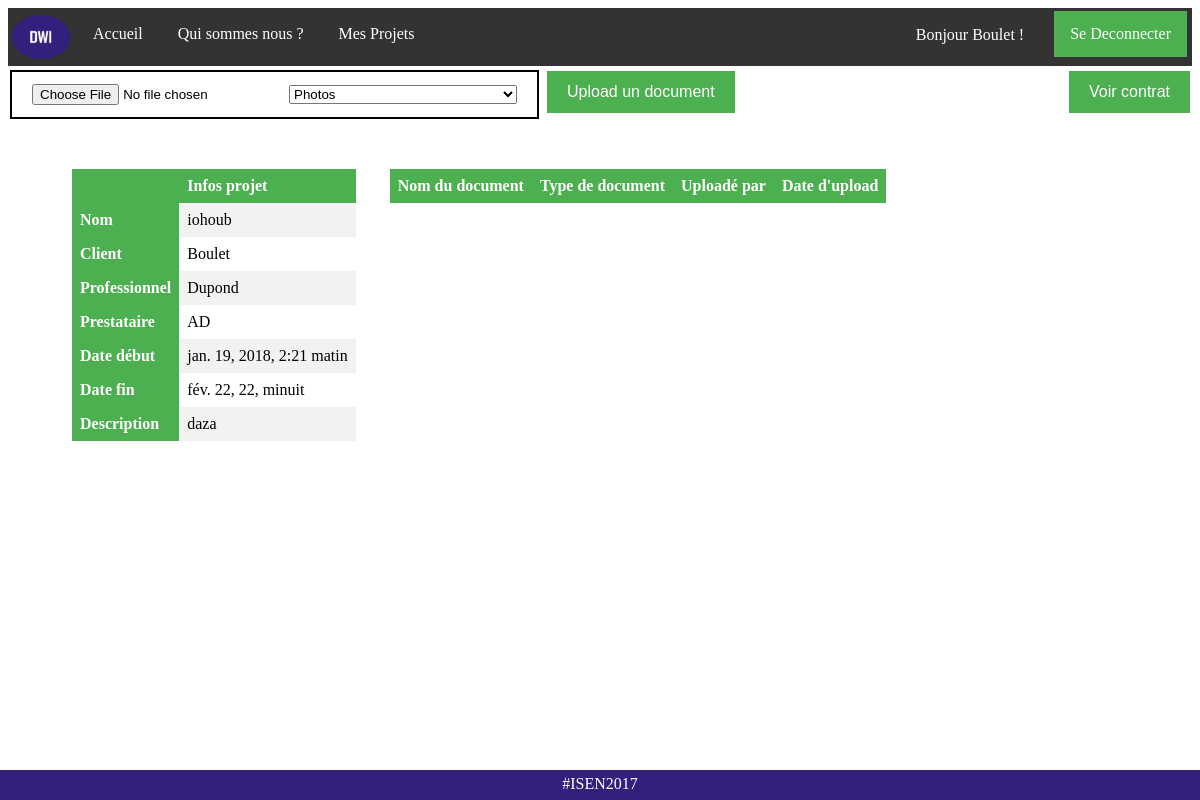
/project/8r2A4nN4jvf6kWppSaODRxTUTgkQ0alY (signed in), run on the app's committed database.
### TheSafeDeal_NoAdmin/models.py (models this page shows, shortened)
class CustomUser(AbstractUser):
    typeUser = models.CharField(max_length=30, choices=TYPE_USER,null=False, blank=False)
    projet = models.CharField(max_length=32, blank=True)
    email = models.EmailField(verbose_name='email address',max_length=255,unique=True,)
    def get_user_and_project_files(self, project_key):
    	media_path = settings.MEDIA_ROOT
    	files = os.listdir(media_path+"/"+project_key)
    	documents = Files.objects.all()
    	fichier = []
    	for file in files :
    		if Files.objects.filter(key=file.split(".")[0]).exists():
    			fichier.append(Files.objects.get(key=file.split(".")[0]))
    	result = []
    	if self.typeUser == 'Client' :
    		for file in fichier :
    			if file.typeName == 'contrat' or file.typeName == 'documents_contrat' or file.typeName == 'photos' or file.typeName == 'avancee_pro' :
		            file.original_name = file.remove_extension()
		            result.append(file)
    	elif self.typeUser == 'Prestataire' :
    		for file in fichier :
	        	if file.typeName == 'demande_travaux' or file.typeName == 'photos' or file.typeName == 'avancee_pre' or file.typeName == 'devis' or file.typeName == 'facture':
		            file.original_name = file.remove_extension()
		            result.append(file)
    	return result

class Projet(models.Model):
	titre = models.CharField(max_length=200)
	key = models.CharField(max_length=32, unique=True)
	prestataire = models.TextField(max_length=150, blank=True)
	client = models.TextField(max_length=150)
	professionnel = models.TextField(max_length=150)
	date_debut = models.DateTimeField(auto_now_add = True, auto_now=False)
	date_fin = models.DateTimeField(auto_now = False, blank = False)
	description = models.TextField()
	prix = models.DecimalField(max_digits=9, decimal_places=2)
	isValidate_Prestataire = models.BooleanField(default=False)
	isValidate_Professionnel = models.BooleanField(default=False)
	isValidate_Client = models.BooleanField(default=False)
	REQUIERED_FIELDS = []

### TheSafeDeal_NoAdmin/views.py (the view, shortened to what this page needs)
# urls.py: url(r'^project/(?P<uidb32>[0-9A-Za-z_\-]+)$', views.showProject, name='project'),
def showProject(request, uidb32):
    valide = ""
    client=""
    professionnel=""
    prestataire=""
    if request.user.is_authenticated():
        utilisateur = CustomUser.objects.get(username=request.user)
        if Projet.objects.filter(key=uidb32).exists():
            project = Projet.objects.get(key=uidb32)
        else:
            valide = "Le Projet n'existe pas."
            return render(request, 'project.html',{'valide':valide})
        user = CustomUser.objects.all()
        for i in user:
            if project.prestataire == i.email:
                prestataire = i.username
            if project.client == i.email:
                client = i.username
            if project.professionnel == i.email:
                professionnel = i.username
        if request.user.username != prestataire and request.user.username != client and request.user.username != professionnel :
            valide = "Vous n'avez pas accès à ce projet."
            return render(request, 'project.html',{'valide':valide})
        documents_list_of_user_of_project = utilisateur.get_user_and_project_files(uidb32)
        return render(request, 'project.html',{'projet':project, 'valide':valide, 'nameClient' : client, 'nameProfessionnel': professionnel, 'namePrestataire': prestataire, 'project_key': project.key, 'files' : sorted(documents_list_of_user_of_project, key=lambda files: files.upload_date, reverse=True)})
    else:
        valide = "Veuillez vous connecter pour voir cette page."
        return render(request, 'project.html',{'valide':valide})

### TheSafeDeal_NoAdmin/templates/project.html (shortened to what this page needs)
{% extends "base.html" %}
{% load staticfiles %}
{% block content %}
	{% if user.typeUser == 'Client' and user.username == nameClient %}
		<div>
			<form action="/project/{{ projet.key }}/contract" style="margin: 0px;">
				<button class="edit_contract">Voir contrat</button>
			</form>
		</div>
	{% endif %}
{% if projet and user.is_authenticated %}
	<form method="post" enctype="multipart/form-data">
    	<div class="upload">
		    <input type="file" name="document" id="lol" required>
		    {% if user.typeUser == 'Client' %}
		    <select id="monselect" name="typeName" title="Définissez de quel type de document il s'agit" required>
				<option value="photos" selected>Photos</option>
			</select>
		    {% endif %}
		</div>
	    <button class="upload_document">Upload un document</button>
	</form>
	<table>
		<tr>
		 <th></th>
		 <th>Infos projet</th>
		</tr>
		<tr>
		 <th>Nom</th>
		 <td>{{ projet.titre }}</td>
		</tr>
		<tr>
		 <th>Client</th>
		 <td>{{ nameClient }}</td>
		</tr>
		<tr>
		 <th>Professionnel</th>
		 <td>{{ nameProfessionnel }}</td>
		</tr>
		<tr>
		 <th>Prestataire</th>
		 <td>{{ namePrestataire }}</td>
		</tr>
		<tr>
		 <th>Date début</th>
		 <td>{{ projet.date_debut }}</td>
		</tr>
		<tr>
		 <th>Date fin</th>
		 <td>{{ projet.date_fin }}</td>
		</tr>
		<tr>
		 <th>Description</th>
		 <td>{{ projet.description }}</td>
		</tr>
	</table>
		<table>
			<tr>
		     <th>Nom du document</th>
		     <th>Type de document</th>
		     <th>Uploadé par</th>
		     <th>Date d'upload</th>
		    </tr>
		</table>
{% endif %}
{% endblock %}

### TheSafeDeal_NoAdmin/templates/base.html (shortened to what this page needs)
{% load staticfiles %}
<html>
<head>
        <link rel="stylesheet" href="{% static 'css/default.css' %}" />
</head>
<body>
<ul>
  <li><img src="{% static 'img/logo.jpg' %}" title="Deal With It"></li>
  <li><a href="{% url 'home' %}">Accueil</a></li>
  <li><a href="{% url 'about' %}">Qui sommes nous ?</a></li>
  {% if user.is_authenticated %}
   <li><a href="{% url 'connected' %}">Mes Projets {{ use }}</a></li>
  {% endif %}
  {% if user.is_authenticated %}
  <li style="float:right;padding-right: 5px"><a class="active" href="{% url 'logout' %}">Se Deconnecter</a></li>
  <li style="float:right;padding-right: 30px;margin-top: 15px;color:white">Bonjour {{ user.username }} !</li>
  {% endif %}
</ul>
{% block content %}
{% endblock %}
<div class="footer">
  <p>#ISEN2017</p>
</div>
</html>

### TheSafeDeal_NoAdmin/static/css/default.css (style rules this page uses)
ul { list-style-type: none; margin: 0; padding: 0; overflow: hidden; background-color: #333; }
li { float: left; padding-top: 3px; padding-bottom: 3px; padding-right: 3px; }
li a { display: block; color: white; text-align: center; padding: 14px 16px; text-decoration: none; }
li img { height: 46px; width: 60px; display: block; padding-left: 3px; padding-top: 3px; padding-bottom: 3px; padding-right: 3px; }
table { border-collapse: collapse; width: auto; position: relative; margin-top: 30px; display: inline-block; vertical-align: top; margin-left: 30px }
th, td { text-align: left; padding: 8px; }
tr:nth-child(even) { background-color: #f2f2f2 }
th { background-color: #4CAF50; color: white; }
.upload { border-color:black; display: inline-block; vertical-align: top; padding: 12px 20px; margin: 4px 2px; border-width: 2px; border-style: solid; }
.edit_contract { background-color: #4CAF50; border: none; color: white; padding: 12px 20px; text-align: center; text-decoration: none; display: inline-block; font-size: 16px; margin: 4px 2px; cursor: pointer; vertical-align: top; margin-top: 5px; float:right; text-decoration-color: white; }
.upload_document { background-color: #4CAF50; border: none; color: white; padding: 12px 20px; text-align: center; text-decoration: none; display: inline-block; font-size: 16px; margin: 4px 2px; cursor: pointer; vertical-align: top; margin-top: 5px; }
.footer p { margin-top: 5px; font-family: calibri; }
.footer { position: fixed; left: 0; bottom: 0; width: 100%; background-color: #331f7c; color: white; text-align: center; height: 30px; }
.active { background-color: #4CAF50; }

### data on the page
CustomUser: username "Boulet"
Projet: titre "iohoub", date_debut "jan. 19, 2018, 2:21 matin", date_fin "fév. 22, 22, minuit", description "daza"
CustomUser: username "Dupond"
CustomUser: username "AD"
